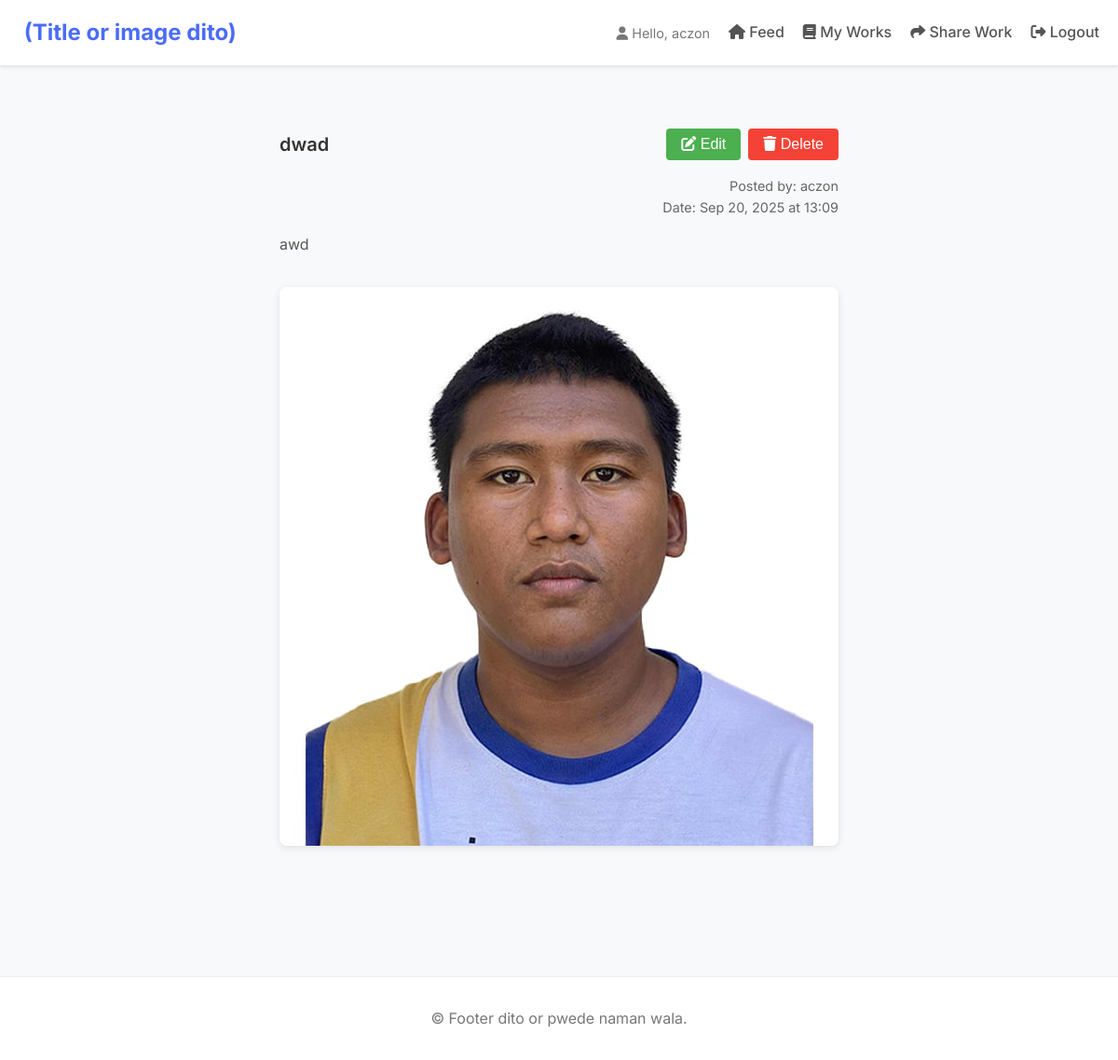
Screenshot of /post/3 (signed in) with the database file from the repository.
### tables this page shows
CREATE TABLE users
                 (id INTEGER PRIMARY KEY AUTOINCREMENT,
                  username TEXT UNIQUE NOT NULL,
                  email TEXT UNIQUE NOT NULL,
                  first_name TEXT NOT NULL,
                  last_name TEXT NOT NULL,
                  section TEXT NOT NULL,
                  lrn TEXT UNIQUE NOT NULL,
                  password TEXT NOT NULL,
                  created_at TIMESTAMP DEFAULT CURRENT_TIMESTAMP);

CREATE TABLE posts
                 (id INTEGER PRIMARY KEY AUTOINCREMENT,
                  user_id INTEGER NOT NULL,
                  title TEXT NOT NULL,
                  description TEXT,
                  filename TEXT,
                  filepath TEXT,
                  created_at TIMESTAMP DEFAULT CURRENT_TIMESTAMP,
                  FOREIGN KEY (user_id) REFERENCES users (id));

### app.py (the view)
@app.route('/post/<int:post_id>')
def view_post(post_id):
    if not is_logged_in():
        return redirect(url_for('login'))
    conn = get_db_connection()
    post = conn.execute('''
        SELECT posts.*, users.username
        FROM posts
        JOIN users ON posts.user_id = users.id
        WHERE posts.id = ? AND posts.user_id = ?
    ''', (post_id, session['user_id'])).fetchone()
    conn.close()
    if post is None:
        flash('Post not found or you do not have permission to view it!', 'error')
        return redirect(url_for('index'))
    return render_template('view_post.html', post=post, is_image_file=is_image_file, get_file_icon=get_file_icon)

### app.py (called while the page is built)
def get_db_connection():
    conn = sqlite3.connect('academic_share.db')
    conn.row_factory = sqlite3.Row
    return conn

def is_logged_in():
    return 'user_id' in session

def is_image_file(filepath):
    if not filepath:
        return False
    allowed_extensions = {'png', 'jpg', 'jpeg', 'gif'}
    return '.' in filepath and filepath.rsplit('.', 1)[1].lower() in allowed_extensions

def format_date(value):
    if value is None:
        return ""
    try:
        dt = datetime.strptime(value, '%Y-%m-%d %H:%M:%S')
        return dt.strftime('%b %d, %Y at %H:%M')
    except:
        return value

### templates/view_post.html (shortened to what this page needs)
{% extends "base.html" %}
{% block content %}
<div class="post-container">
    {% if post %}
        <div class="post-header">
            <h1 class="post-title">{{ post.title }}</h1>
            <div class="post-actions">
                <button class="btn btn-edit" onclick="showEditForm()">
                    <i class="fas fa-edit"></i> Edit
                </button>
                <button class="btn btn-delete" onclick="confirmDelete()">
                    <i class="fas fa-trash"></i> Delete
                </button>
            </div>
        </div>
        <div id="viewPost">
            <div class="post-meta">
                <p>Posted by: {{ post.username }}</p>
                <p>Date: {{ post.created_at|format_date }}</p>
            </div>
            <div class="post-content">
                <p class="post-description">{{ post.description }}</p>
                {% if post.filename %}
                    {% if is_image_file(post.filepath) %}
                        <img src="{{ url_for('static', filename='uploads/' + post.filename) }}" alt="Post image" class="post-image">
                    {% else %}
                        <div class="post-file">
                            <i class="fas fa-{{ post.filename|get_file_icon }}"></i>
                            <a href="{{ url_for('download_file', filename=post.filename) }}">{{ post.filename }}</a>
                        </div>
                    {% endif %}
                {% endif %}
            </div>
        </div>
    {% else %}
        <p class="not-found">Post not found.</p>
    {% endif %}
</div>
{% endblock %}

### templates/base.html (shortened to what this page needs)
<!DOCTYPE html>
<html lang="en">
<head>
    <link rel="stylesheet" href="{{ url_for('static', filename='css/style.css') }}">
    <link rel="stylesheet" href="https://cdnjs.cloudflare.com/ajax/libs/font-awesome/6.4.0/css/all.min.css">
</head>
<body>
    <nav class="navbar">
        <div class="nav-container">
            <a href="{{ url_for('index') }}" class="nav-brand">
                 (Title or image dito)
            </a>
            <div class="nav-menu">
                {% if session.user_id %}
                    <span class="user-info"><i class="fas fa-user"></i> Hello, {{ session.username }}</span>
                    <a href="{{ url_for('index') }}"><i class="fas fa-home"></i> Feed</a>
                    <a href="{{ url_for('posts') }}"><i class="fas fa-book"></i> My Works</a>
                    <a href="{{ url_for('post') }}"><i class="fas fa-share"></i> Share Work</a>
                    <a href="{{ url_for('logout') }}"><i class="fas fa-sign-out-alt"></i> Logout</a>
                {% else %}
                    <a href="{{ url_for('login') }}"><i class="fas fa-sign-in-alt"></i> Login</a>
                    <a href="{{ url_for('register') }}"><i class="fas fa-user-plus"></i> Register</a>
                {% endif %}
            </div>
        </div>
    </nav>
    <div class="container">
        {% block content %}{% endblock %}
    </div>
    <footer class="footer">
        <p>&copy; Footer dito or pwede naman wala.</p>
    </footer>
</body>
</html>

### static/css/style.css (style rules this page uses)
* { margin: 0; padding: 0; box-sizing: border-box; }
body { font-family: 'Inter', sans-serif; line-height: 1.6; color: #333; background-color: #f8f9fa; display: flex; flex-direction: column; min-height: 100vh; }
.container { max-width: 1200px; margin: 0 auto; padding: 20px; flex: 1; }
.navbar { background-color: #fff; box-shadow: 0 2px 4px rgba(0,0,0,0.1); padding: 1rem 0; position: relative; }
.nav-container { max-width: 1200px; margin: 0 auto; display: flex; justify-content: space-between; align-items: center; padding: 0 20px; position: relative; }
.nav-brand { font-size: 1.5rem; font-weight: 700; color: #4a6cf7; text-decoration: none; z-index: 1001; }
.nav-menu { display: flex; gap: 20px; align-items: center; transition: transform 0.3s ease-in-out; }
.nav-menu a { color: #555; text-decoration: none; font-weight: 500; transition: color 0.3s; }
.user-info { color: #777; font-size: 0.9rem; }
.btn { display: inline-block; padding: 0.75rem 1.5rem; background-color: #4a6cf7; color: white; border: none; border-radius: 4px; font-size: 1rem; font-weight: 500; cursor: pointer; text-decoration: none; text-align: center; transition: background-color 0.3s, transform 0.2s; }
.post-header { display: flex; justify-content: space-between; align-items: flex-start; margin-bottom: 1rem; flex-wrap: wrap; gap: 10px; }
.post-title { font-size: 1.25rem; font-weight: 600; color: #333; margin-right: 1rem; }
.post-meta { text-align: right; }
.post-description { margin-bottom: 1rem; color: #555; line-height: 1.6; }
.footer { text-align: center; padding: 2rem 0; margin-top: 3rem; color: #777; border-top: 1px solid #eee; background: #fff; }
.post-image { max-width: 100%; border-radius: 8px; margin-top: 1rem; box-shadow: 0 2px 8px rgba(0,0,0,0.1); cursor: pointer; transition: transform 0.3s; }

### templates/view_post.html (style rules this page uses)
.post-container { max-width: 800px; margin: 2rem auto; padding: 1rem; }
.post-header { display: flex; justify-content: space-between; align-items: center; margin-bottom: 1rem; }
.post-actions { display: flex; gap: 0.5rem; }
.post-meta { color: #666; font-size: 0.9rem; margin-bottom: 1rem; }
.post-image { max-width: 100%; height: auto; margin: 1rem 0; }
.btn { padding: 0.5rem 1rem; border: none; border-radius: 4px; cursor: pointer; }
.btn-edit { background: #4CAF50; color: white; }
.btn-delete { background: #f44336; color: white; }

### rows the page displays
users: username "aczon"
posts: title "dwad", created_at "Sep 20, 2025 at 13:09", description "awd", filename (picture)
